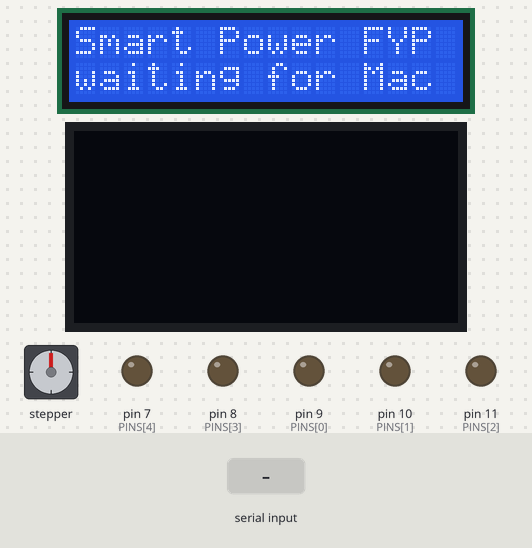
A sketch run on a simulated Arduino Uno, built with avr-gcc and run on an emulated ATmega328P. On the bench: stepper motor, 16×2 character LCD, 128×64 one-colour display, output pins drawn as LEDs (lit = HIGH). Wiring (inferred from the names in the program): stepper motor (2048 steps per turn assumed): coils pin 2, pin 3, pin 4, pin 5. The test bench sets the inputs (shaded band). Pins used as bus, display or sensor lines are not drawn.

Above: at 1.3 s.
1.4 s: "90,45\n" received over Serial
At 1.55 s:
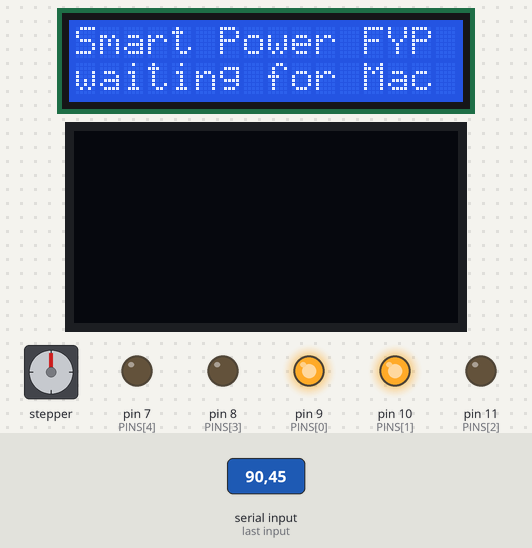
At 10.57 s:
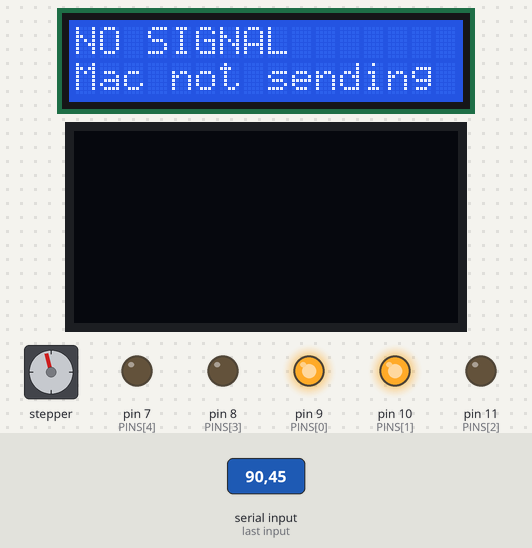
Timing chart, 0 to 11.6 s (numbered marks = the images above; inputs shaded):
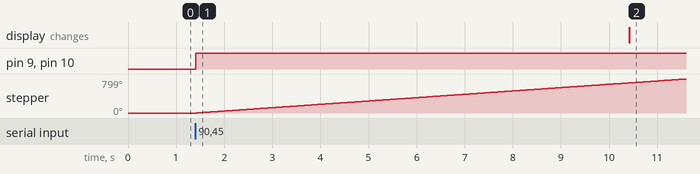

The sketch:

room_node.ino
```cpp
/*
  room_node - ONE Arduino drives the appliance LEDs, the 16x2 I2C LCD, AND a
  0.96" SH1106 OLED that represents the TV screen.

  Appliances (5): light, fan, tv, desk lamp, aircond.
    pin 9  light    pin 10 fan    pin 11 tv    pin 8 desk lamp    pin 7 aircond
  OLED (TV display): software I2C on pins 12 (SDA) and 13 (SCL).
  Fan stepper (ULN2003 IN1-IN4): pins 2, 3, 4, 5 (parked).

  Protocol over USB serial (9600 baud), one line per message:
    "1,0,1,1,0\n"       LEDs in order light,fan,tv,lamp,ac (0/1 each). Fewer
                        values is fine. The FAN value also runs the stepper:
                        fan=1 spins it, fan=0 stops and de-energises it.
                        The TV value (index 2) also drives the OLED: tv=1 shows
                        content, tv=0 blanks the screen.
    "top line|bottom\n" LCD: two lines of text; the Mac formats it.

  The LCD is on hardware I2C (A4/A5, addr 0x27).
  The OLED is on software I2C (pins 12/13) so the two libraries don't clash.
*/

#include <Wire.h>
#include <LiquidCrystal_I2C.h>
#include <U8g2lib.h>

// Appliance order: light, fan, tv, lamp, ac
const int PINS[] = {9, 10, 11, 8, 7};
const int NPINS = 5;
const int FAN_IDX = 1;               // which appliance also drives the stepper
const int TV_IDX = 2;                // which appliance also drives the OLED
const uint8_t LCD_ADDR = 0x27;
const unsigned long TIMEOUT_MS = 10000;

// Stepper: ULN2003 IN1..IN4. Half-step sequence (the reliable one for the
// 28BYJ-48), one nibble per step; bit i is IN(i+1), bit0->pin2 ... bit3->pin5.
// Full-stepping stalls this geared motor, so half-step it is. ~4096 half-steps
// /rev; ~1100 us/step is about as fast as it turns before it buzzes instead.
const uint8_t STEP_PINS[4] = {2, 3, 4, 5};
const uint8_t STEP_SEQ[8]  = {0x1, 0x3, 0x2, 0x6, 0x4, 0xC, 0x8, 0x9};
const unsigned long STEP_INTERVAL_US = 1100;

LiquidCrystal_I2C lcd(LCD_ADDR, 16, 2);
// Software I2C: SCL=pin13, SDA=pin12 (separate from LCD on A4/A5)
U8G2_SH1106_128X64_NONAME_1_SW_I2C oled(U8G2_R0, /*clock=*/13, /*data=*/12);

bool hasLcd = false;
bool hasOled = false;
bool fanOn = false;
bool tvOn = false;
bool tvChanged = true;               // redraw on first loop
uint8_t stepIdx = 0;
unsigned long lastStepUs = 0;
char buf[40];
uint8_t n = 0;
unsigned long lastText = 0;
bool stale = false;

void row(uint8_t r, const char* s) {
  if (!hasLcd) return;
  lcd.setCursor(0, r);
  uint8_t i = 0;
  for (; s[i] && i < 16; i++) lcd.print(s[i]);
  for (; i < 16; i++) lcd.print(' ');
}

void coils(uint8_t bits) {           // energise the 4 stepper pins from a nibble
  for (uint8_t i = 0; i < 4; i++) digitalWrite(STEP_PINS[i], (bits >> i) & 1);
}

void runFan() {
  if (!fanOn) { coils(0); return; }  // stopped: de-energise so it does not hum/heat
  if (micros() - lastStepUs < STEP_INTERVAL_US) return;
  lastStepUs = micros();
  stepIdx = (stepIdx + 1) & 7;
  coils(STEP_SEQ[stepIdx]);
}

void handleLine() {
  buf[n] = 0;
  char* sep = strchr(buf, '|');
  if (sep) {                         // LCD text
    *sep++ = 0;
    row(0, buf);
    row(1, sep);
    lastText = millis();
    stale = false;
    return;
  }
  if (strchr(buf, ',')) {            // LED command "a,b,c,..." in pin order
    char* p = buf;
    for (int i = 0; i < NPINS && p; i++) {
      int v = atoi(p);
      digitalWrite(PINS[i], v ? HIGH : LOW);
      if (i == FAN_IDX) fanOn = v;   // the fan value also runs the stepper
      if (i == TV_IDX) {
        bool now = v;
        if (now != tvOn) { tvOn = now; tvChanged = true; }
      }
      char* c = strchr(p, ',');
      p = c ? c + 1 : 0;
    }
  }
}

void setup() {
  for (int i = 0; i < NPINS; i++) pinMode(PINS[i], OUTPUT);
  for (int i = 0; i < 4; i++) pinMode(STEP_PINS[i], OUTPUT);
  coils(0);
  Serial.begin(9600);

  Wire.begin();
  Wire.beginTransmission(LCD_ADDR);
  hasLcd = (Wire.endTransmission() == 0);
  if (hasLcd) {
    lcd.init();
    lcd.backlight();
    row(0, "Smart Power FYP");
    row(1, "waiting for Mac");
  }
  // OLED on software I2C (pins 12/13), begin() always succeeds
  oled.begin();
  hasOled = true;
  lastText = millis();
}

void loop() {
  while (Serial.available()) {
    char c = Serial.read();
    if (c == '\n') {
      handleLine();
      n = 0;
    } else if (c != '\r' && n < sizeof(buf) - 1) {
      buf[n++] = c;
    }
  }
  runFan();                          // non-blocking: steps only when due

  // OLED TV screen: redraw only when the tv state changes
  if (hasOled && tvChanged) {
    tvChanged = false;
    oled.firstPage();
    do {
      if (tvOn) {
        oled.setFont(u8g2_font_ncenB14_tr);
        oled.drawStr(30, 30, "AWAERO");
        oled.setFont(u8g2_font_6x10_tr);
        oled.drawStr(40, 50, "TV is ON");
      }
      // tv off: draw nothing (blank screen)
    } while (oled.nextPage());
  }

  if (hasLcd && !stale && millis() - lastText > TIMEOUT_MS) {
    row(0, "NO SIGNAL");
    row(1, "Mac not sending");
    stale = true;
  }
}
```

Measured:
- after the input at 1.4 s, pin 9 (PINS[0]), pin 10 (PINS[1]): LOW → HIGH at once; stepper: keeps turning clockwise at about 79°/s, starting at once
